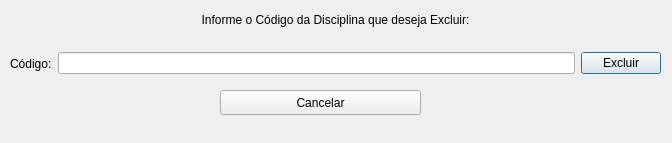
<?xml version="1.0" encoding="UTF-8"?>
<ui version="4.0">
 <class>formexcluirdisciplina</class>
 <widget class="QDialog" name="formexcluirdisciplina">
  <property name="geometry">
   <rect>
    <x>0</x>
    <y>0</y>
    <width>672</width>
    <height>143</height>
   </rect>
  </property>
  <property name="windowTitle">
   <string>Dialog</string>
  </property>
  <widget class="QWidget" name="layoutWidget">
   <property name="geometry">
    <rect>
     <x>10</x>
     <y>50</y>
     <width>651</width>
     <height>27</height>
    </rect>
   </property>
   <layout class="QHBoxLayout" name="horizontalLayout">
    <item>
     <widget class="QLabel" name="label">
      <property name="text">
       <string>Código:</string>
      </property>
     </widget>
    </item>
    <item>
     <widget class="QLineEdit" name="cod_pesquisa"/>
    </item>
    <item>
     <widget class="QPushButton" name="btn_pesquisa">
      <property name="text">
       <string>Excluir</string>
      </property>
     </widget>
    </item>
   </layout>
  </widget>
  <widget class="QLabel" name="label_2">
   <property name="geometry">
    <rect>
     <x>0</x>
     <y>10</y>
     <width>671</width>
     <height>20</height>
    </rect>
   </property>
   <property name="text">
    <string>Informe o Código da Disciplina que deseja Excluir:</string>
   </property>
   <property name="alignment">
    <set>Qt::AlignCenter</set>
   </property>
  </widget>
  <widget class="QPushButton" name="btn_cancelar">
   <property name="geometry">
    <rect>
     <x>220</x>
     <y>90</y>
     <width>201</width>
     <height>25</height>
    </rect>
   </property>
   <property name="text">
    <string>Cancelar</string>
   </property>
  </widget>
 </widget>
 <resources/>
 <connections/>
</ui>
